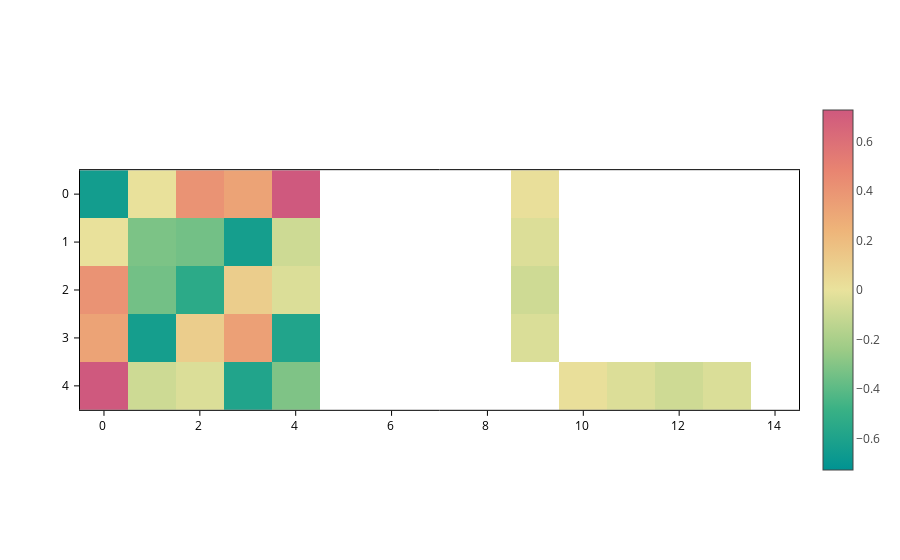

The notebook cell this image was saved under:
### Markdown cell above
If you want the text to go away, set the `text` input to `None`:

### Code cell
plot.update_inputs(text=None)

### Figure 1 — Plotly figure (JSON) as saved in the notebook; plotly's stock layout.template omitted (floating-point values rounded to 4 significant figures)
{"data": [{"coloraxis": "coloraxis", "meta": {}, "opacity": 1, "textfont": {"color": "blue", "family": "times", "size": 15}, "type": "heatmap", "z": [[-0.6452, 0.007018, 0.4079, 0.3283, 0.7263, NaN, NaN, NaN, NaN, 0.01571, NaN, NaN, NaN, NaN, NaN], [0.007018, -0.3193, -0.3422, -0.6358, -0.08664, NaN, NaN, NaN, NaN, -0.04155, NaN, NaN, NaN, NaN, NaN], [0.4079, -0.3422, -0.5398, 0.1106, -0.04301, NaN, NaN, NaN, NaN, -0.08447, NaN, NaN, NaN, NaN, NaN], [0.3283, -0.6358, 0.1106, 0.3418, -0.5873, NaN, NaN, NaN, NaN, -0.04567, NaN, NaN, NaN, NaN, NaN], [0.7263, -0.08664, -0.04301, -0.5873, -0.3121, NaN, NaN, NaN, NaN, NaN, 0.01571, -0.04155, -0.08447, -0.04567, NaN]], "zsmooth": false}], "layout": {"coloraxis": {"cmid": 0, "colorscale": [[0.0, "rgb(0, 147, 146)"], [0.1667, "rgb(57, 177, 133)"], [0.3333, "rgb(156, 203, 134)"], [0.5, "rgb(233, 226, 156)"], [0.6667, "rgb(238, 180, 121)"], [0.8333, "rgb(232, 132, 113)"], [1.0, "rgb(207, 89, 126)"]], "showscale": true}, "scene": {"aspectmode": "data", "xaxis": {"range": [-0.5, 14.5]}, "yaxis": {"range": [4.5, -0.5]}}, "xaxis": {"constrain": "domain", "range": [-0.5, 14.5], "scaleanchor": "y", "scaleratio": 1}, "yaxis": {"constrain": "domain", "range": [4.5, -0.5]}}}
